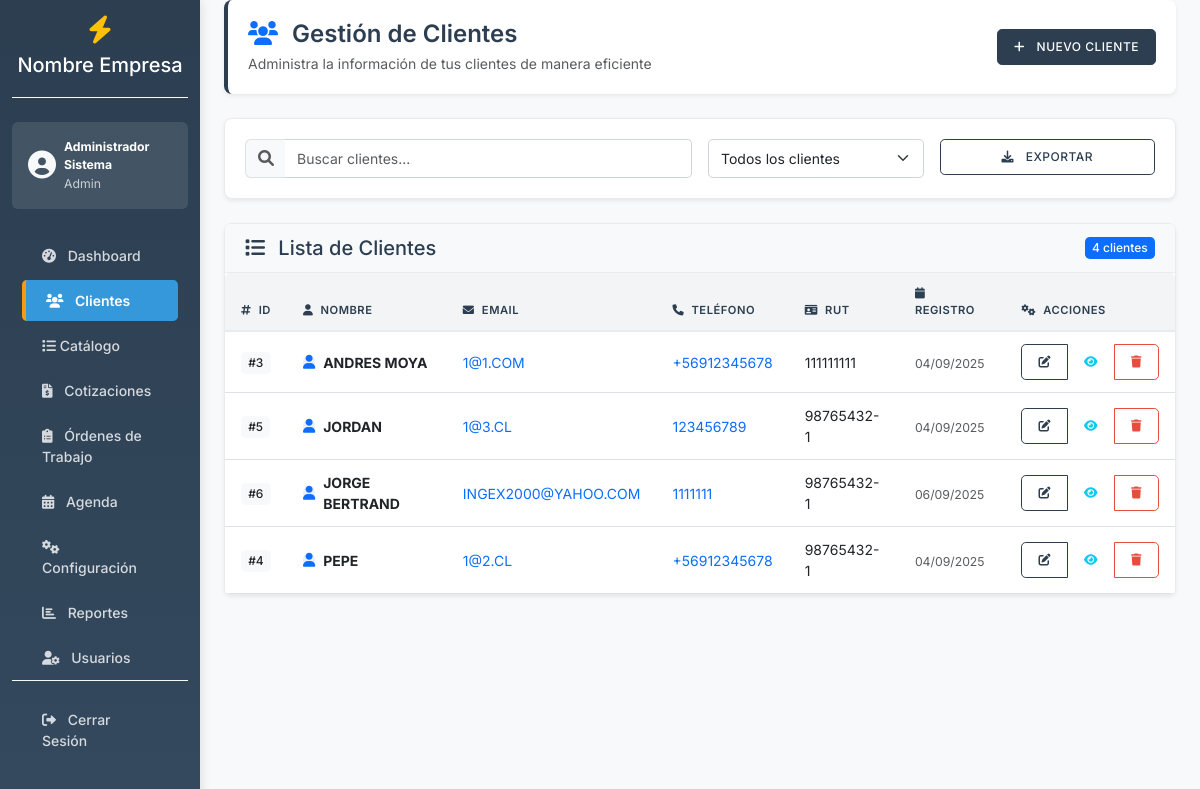
/clientes.php (signed in), run on the app's committed database.
### tables this page shows
CREATE TABLE `clientes` (
  `id` int(11) NOT NULL AUTO_INCREMENT,
  `nombre` varchar(255) NOT NULL,
  `rut` varchar(20) DEFAULT NULL,
  `email` varchar(100) DEFAULT NULL,
  `telefono` varchar(20) DEFAULT NULL,
  `direccion` text DEFAULT NULL,
  `created_at` timestamp NOT NULL DEFAULT current_timestamp(),
  PRIMARY KEY (`id`)
);

### clientes.php (the view, shortened to what this page needs)
<?php
require_once 'includes/init.php';
$clientes = $pdo->query("SELECT * FROM clientes ORDER BY nombre")->fetchAll();
require_once 'includes/header.php';
?>
<div class="page-header slide-in-up">
    <div class="d-flex justify-content-between align-items-center">
        <div>
            <h1 class="h2 mb-1">
                <i class="fas fa-users me-2 text-primary"></i>
                Gestión de Clientes
            </h1>
            <p class="text-muted mb-0">Administra la información de tus clientes de manera eficiente</p>
        </div>
        <button type="button" class="btn btn-primary" data-bs-toggle="modal" data-bs-target="#clienteModal">
            <i class="fas fa-plus me-2"></i> Nuevo Cliente
        </button>
    </div>
</div>
<div class="card mb-4 slide-in-up">
    <div class="card-body">
        <div class="row g-3">
            <div class="col-md-6">
                <div class="input-group">
                    <span class="input-group-text bg-light border-end-0">
                        <i class="fas fa-search text-muted"></i>
                    </span>
                    <input type="text" class="form-control border-start-0" placeholder="Buscar clientes..." id="searchInput">
                </div>
            </div>
            <div class="col-md-3">
                <select class="form-select" id="filterSelect">
                    <option value="">Todos los clientes</option>
                </select>
            </div>
            <div class="col-md-3">
                <button class="btn btn-outline-primary w-100" onclick="exportarClientes()">
                    <i class="fas fa-download me-2"></i> Exportar
                </button>
            </div>
        </div>
    </div>
</div>
<div class="card slide-in-up">
    <div class="card-header">
        <div class="d-flex justify-content-between align-items-center">
            <h5 class="card-title mb-0">
                <i class="fas fa-list me-2"></i>
                Lista de Clientes
            </h5>
            <span class="badge bg-primary"><?= count($clientes) ?> clientes</span>
        </div>
    </div>
    <div class="card-body p-0">
        <div class="table-responsive">
            <table class="table table-hover mb-0" id="clientesTable">
                <thead>
                    <tr>
                        <th><i class="fas fa-hashtag me-1"></i> ID</th>
                        <th><i class="fas fa-user me-1"></i> Nombre</th>
                        <th><i class="fas fa-envelope me-1"></i> Email</th>
                        <th><i class="fas fa-phone me-1"></i> Teléfono</th>
                        <th><i class="fas fa-id-card me-1"></i> RUT</th>
                        <th><i class="fas fa-calendar me-1"></i> Registro</th>
                        <th><i class="fas fa-cogs me-1"></i> Acciones</th>
                    </tr>
                </thead>
                <tbody>
                    <?php foreach ($clientes as $cliente): ?>
                    <tr>
                        <td>
                            <span class="badge bg-light text-dark">#<?php echo $cliente['id']; ?></span>
                        </td>
                        <td>
                            <div class="d-flex align-items-center">
                                <div class="avatar-sm bg-primary bg-opacity-10 rounded-circle d-flex align-items-center justify-content-center me-2">
                                    <i class="fas fa-user text-primary"></i>
                                </div>
                                <strong><?php echo htmlspecialchars($cliente['nombre']); ?></strong>
                            </div>
                        </td>
                        <td>
                            <a href="mailto:<?php echo htmlspecialchars($cliente['email']); ?>" class="text-decoration-none">
                                <?php echo htmlspecialchars($cliente['email']); ?>
                            </a>
                        </td>
                        <td>
                            <a href="tel:<?php echo htmlspecialchars($cliente['telefono']); ?>" class="text-decoration-none">
                                <?php echo htmlspecialchars($cliente['telefono']); ?>
                            </a>
                        </td>
                        <td><?php echo htmlspecialchars($cliente['rut']); ?></td>
                        <td>
                            <small class="text-muted">
                                <?php echo date('d/m/Y', strtotime($cliente['created_at'])); ?>
                            </small>
                        </td>
                        <td>
                            <div class="btn-group" role="group">
                                <button class="btn btn-sm btn-outline-primary" onclick="editarCliente(<?php echo htmlspecialchars(json_encode($cliente)); ?>)" title="Editar">
                                    <i class="fas fa-edit"></i>
                                </button>
                                <button class="btn btn-sm btn-outline-info" onclick="verCliente(<?php echo $cliente['id']; ?>)" title="Ver detalles">
                                    <i class="fas fa-eye"></i>
                                </button>
                                <button class="btn btn-sm btn-outline-danger" onclick="eliminarCliente(<?php echo $cliente['id']; ?>)" title="Eliminar">
                                    <i class="fas fa-trash"></i>
                                </button>
                            </div>
                        </td>
                    </tr>
                    <?php endforeach; ?>
                </tbody>
            </table>
        </div>
    </div>
</div>
<?php require_once 'includes/footer.php'; ?>

### assets/css/style.css (style rules this page uses)
:root { --primary-color: #2c3e50; --primary-light: #34495e; --secondary-color: #95a5a6; --accent-color: #3498db; --success-color: #27ae60; --danger-color: #e74c3c; --warning-color: #f39c12; --info-color: #17a2b8; --light-color: #f8f9fa; --dark-color: #2c3e50; --border-color: #e9ecef; --text-muted: #6c757d; --shadow-sm: 0 0.125rem 0.25rem rgba(0, 0, 0, 0.075); --shadow-md: 0 0.5rem 1rem rgba(0, 0, 0, 0.15); --shadow-lg: 0 1rem 3rem rgba(0, 0, 0, 0.175); --border-radius: 0.5rem; --border-radius-sm: 0.3rem; --transition: all 0.2s ease; }
body { font-family: "Inter", -apple-system, BlinkMacSystemFont, "Segoe UI", Roboto, sans-serif; font-size: 0.875rem; line-height: 1.5; color: var(--dark-color); background-color: #f4f7f9; }
.card { border: 1px solid var(--border-color); border-radius: var(--border-radius); box-shadow: var(--shadow-sm); background: white; margin-bottom: 1.5rem; }
.card-header { background-color: #f8f9fa; border-bottom: 1px solid var(--border-color); font-weight: 600; color: var(--primary-color); padding: 0.75rem 1.25rem; }
.card-body { padding: 1.25rem; }
.table { border-radius: var(--border-radius-sm); overflow: hidden; box-shadow: none; background: white; }
.table thead th { background-color: #f2f4f6; color: var(--dark-color); border-bottom: 2px solid var(--border-color); font-weight: 600; text-transform: uppercase; font-size: 0.7rem; letter-spacing: 0.5px; padding: 0.75rem 1rem; }
.table tbody td { padding: 0.75rem 1rem; border-top: 1px solid var(--border-color); vertical-align: middle; font-size: 0.875rem; }
.btn { border-radius: var(--border-radius-sm); font-weight: 500; padding: 0.5rem 1rem; transition: var(--transition); border: 1px solid transparent; text-transform: uppercase; font-size: 0.75rem; letter-spacing: 0.5px; }
.btn-primary { background-color: var(--primary-color); border-color: var(--primary-color); color: white; }
.btn-outline-primary { border-color: var(--primary-color); color: var(--primary-color); }
.btn-outline-danger { border-color: var(--danger-color); color: var(--danger-color); }
.form-control, .form-select { border: 1px solid #ced4da; border-radius: var(--border-radius-sm); padding: 0.5rem 0.75rem; transition: var(--transition); font-size: 0.875rem; }
.badge { font-weight: 500; padding: 0.4em 0.6em; border-radius: var(--border-radius-sm); font-size: 0.75rem; }
.page-header { background: white; border-radius: var(--border-radius); padding: 1.25rem; margin-bottom: 1.5rem; box-shadow: var(--shadow-sm); border-left: 4px solid var(--primary-color); }
.page-header h1 { font-size: 1.5rem; color: var(--primary-color); font-weight: 600; margin-bottom: 0.25rem; }

### data on the page
clientes: id "3", nombre "ANDRES MOYA", email "1@1.COM", telefono "+56912345678", rut "111111111", created_at "04/09/2025"
clientes: id "5", nombre "JORDAN", email "1@3.CL", telefono "123456789", rut "98765432-1", created_at "04/09/2025"
clientes: id "6", nombre "JORGE BERTRAND", email "INGEX2000@YAHOO.COM", telefono "1111111", rut "98765432-1", created_at "06/09/2025"
clientes: id "4", nombre "PEPE", email "1@2.CL", telefono "+56912345678", rut "98765432-1", created_at "04/09/2025"

### other printed values
$empresa_info['nombre'] "Nombre Empresa"
$_SESSION['nombre_completo'] "Administrador Sistema"
$_SESSION['rol'] "Admin"
count($clientes) "4"
